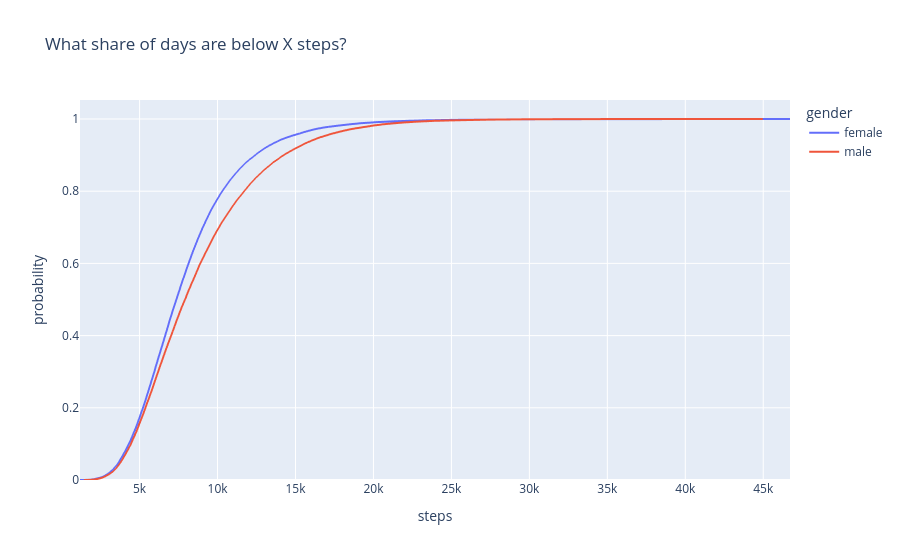

The code cell stored with this chart in its notebook:
### Code cell
px.ecdf(df, x="steps", color="gender",
        title="What share of days are below X steps?")

### Figure 1 — Plotly figure (JSON) as saved in the notebook; plotly's stock layout.template omitted (floating-point values rounded to 4 significant figures; data arrays with more than 128 entries replaced by an {"elided": "..."} marker saying what was removed)
{"data": [{"hovertemplate": "gender=female<br>steps=%{x}<br>probability=%{y}<extra></extra>", "legendgroup": "female", "line": {"dash": "solid", "shape": "hv"}, "marker": {"color": "#636efa", "symbol": "circle"}, "mode": "lines", "name": "female", "showlegend": true, "type": "scattergl", "x": {"elided": "51797 int values"}, "xaxis": "x", "y": {"elided": "51797 float values"}, "yaxis": "y"}, {"hovertemplate": "gender=male<br>steps=%{x}<br>probability=%{y}<extra></extra>", "legendgroup": "male", "line": {"dash": "solid", "shape": "hv"}, "marker": {"color": "#EF553B", "symbol": "circle"}, "mode": "lines", "name": "male", "showlegend": true, "type": "scattergl", "x": {"elided": "39393 int values"}, "xaxis": "x", "y": {"elided": "39393 float values"}, "yaxis": "y"}], "layout": {"legend": {"title": {"text": "gender"}, "tracegroupgap": 0}, "title": {"text": "What share of days are below X steps?"}, "xaxis": {"anchor": "y", "domain": [0, 1], "title": {"text": "steps"}}, "yaxis": {"anchor": "x", "domain": [0, 1], "rangemode": "tozero", "title": {"text": "probability"}}}}
